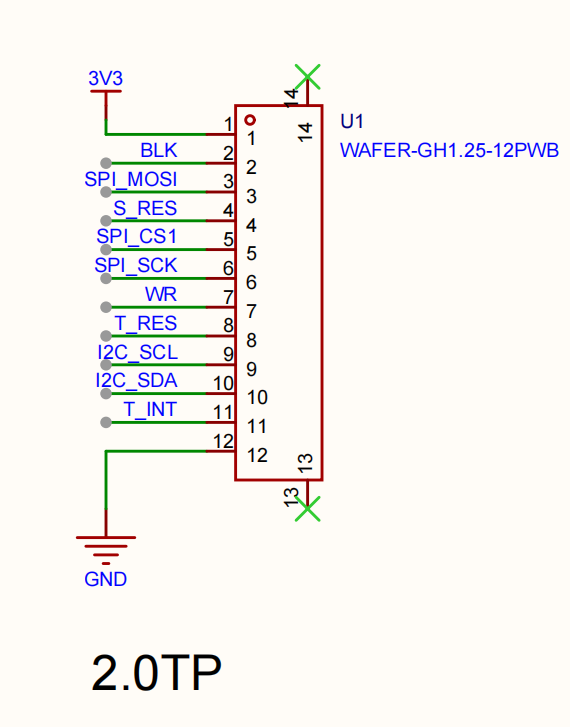
#> input picture archive/moce-v1-20261115/hardware/2.0TP引脚接线.png, 570 x 727 px
$ python build_lcd_logo.py '../archive/moce-v1-20261115/hardware/2.0TP引脚接线.png'
#> lines starting #> are read from the running program, lines starting #| are printed output that depends on the picture
#!/usr/bin/env python3
"""把 LOGO.png 转成 ST7789 彩色开机图：240×320 RGB565，RLE 压缩。

用法：
    python tools/build_lcd_logo.py [LOGO.png]

输出：stm32f407/main/app_lcd_logo.c
    const unsigned char g_lcd_logo_rle[]   每段 3 字节：RGB565 小端 + 计数(1..255)
    const unsigned int  g_lcd_logo_rle_size
    const uint16_t      g_lcd_logo_w/h

图片处理：alpha 合成到白底（透明背景不能变黑）、等比缩放进 240×320、
不裁切不变形、四周补白。
"""
from __future__ import annotations

import struct
import sys
from pathlib import Path

from PIL import Image

W, H = 240, 320
ROOT = Path(__file__).resolve().parents[1]
OUT = ROOT / "stm32f407" / "main" / "app_lcd_logo.c"


def to_rgb565(r: int, g: int, b: int) -> int:
    return ((r & 0xF8) << 8) | ((g & 0xFC) << 3) | (b >> 3)


def build_pixels(path: Path) -> bytes:
    img = Image.open(path)
#> img is the input picture: PIL image 570x727 RGB; mean R, G, B 246.7, 243.5, 240
    if img.mode in ("RGBA", "LA", "P"):
        img = img.convert("RGBA")
        bg = Image.new("RGBA", img.size, (255, 255, 255, 255))
        img = Image.alpha_composite(bg, img)
    img = img.convert("RGB")

    scale = min(W / img.width, H / img.height)
#> scale = 0.421
    nw = max(1, round(img.width * scale))
#> nw = 240
    nh = max(1, round(img.height * scale))
#> nh = 306
    img = img.resize((nw, nh), Image.LANCZOS)
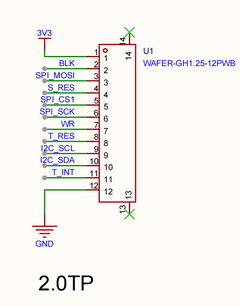
#> img: PIL image 240x306 RGB; mean R, G, B 246.2, 243.1, 239.8

    canvas = Image.new("RGB", (W, H), (255, 255, 255))
#> canvas: PIL image 240x320 RGB; every value is 255
    canvas.paste(img, ((W - nw) // 2, (H - nh) // 2))
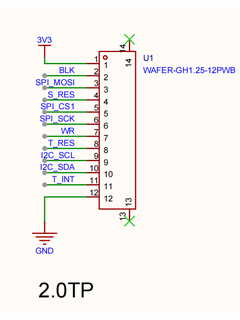
#> canvas: PIL image 240x320 RGB; mean R, G, B 246.6, 243.6, 240.5

    out = bytearray(W * H * 2)
    px = canvas.load()
    i = 0
    for y in range(H):
        for x in range(W):
            v = to_rgb565(*px[x, y])
            out[i] = v & 0xFF
            out[i + 1] = v >> 8
            i += 2
#> after the loop, i = 153600
    return bytes(out)


def rle_encode(raw: bytes) -> bytes:
    """RGB565 流 -> (color_lo, color_hi, count) 重复段。"""
    out = bytearray()
    n = len(raw) // 2
    i = 0
    while i < n:
        color = raw[i * 2] | (raw[i * 2 + 1] << 8)
        run = 1
        while (i + run < n and run < 255 and
               (raw[(i + run) * 2] | (raw[(i + run) * 2 + 1] << 8)) == color):
            run += 1
        out += struct.pack("<HB", color, run)
        i += run
    return bytes(out)


def write_c(rle: bytes) -> None:
    with open(OUT, "w", encoding="ascii", newline="\n") as f:
        f.write("/* auto-generated by tools/build_lcd_logo.py */\n")
        f.write("#include <stdint.h>\n\n")
        f.write("const unsigned int g_lcd_logo_rle_size = %d;\n" % len(rle))
        f.write("const uint16_t g_lcd_logo_w = %d;\n" % W)
        f.write("const uint16_t g_lcd_logo_h = %d;\n\n" % H)
        f.write("const unsigned char g_lcd_logo_rle[%d] = {\n" % len(rle))
        for i in range(0, len(rle), 16):
            f.write("    " + ",".join("0x%02x" % b for b in rle[i:i + 16]) + ",\n")
        f.write("};\n")


def main() -> None:
    src = Path(sys.argv[1]) if len(sys.argv) > 1 else ROOT / "LOGO.png"
    raw = build_pixels(src)
    rle = rle_encode(raw)
    write_c(rle)
    print("source : %s" % src)
    print("pixels : %dx%d RGB565 raw=%d bytes" % (W, H, len(raw)))
#| pixels : 240x320 RGB565 raw=153600 bytes
    print("rle    : %d bytes (%.1f%% of raw)" % (len(rle), 100.0 * len(rle) / len(raw)))
#| rle    : 29835 bytes (19.4% of raw)
    print("c file : %s" % OUT)


if __name__ == "__main__":
    main()

$ run again, on archive/moce-v1-20261115/hardware/ECW6700部分引脚接线2.png
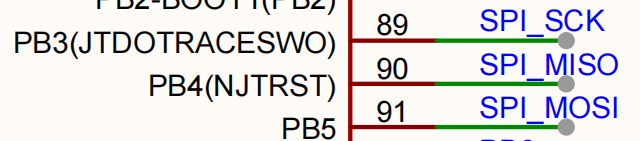
#> input picture archive/moce-v1-20261115/hardware/ECW6700部分引脚接线2.png, 640 x 141 px
#> in build_pixels, img is the input picture: PIL image 640x141 RGB; mean R, G, B 224.6, 221.7, 222.8
#> in build_pixels, `img = img.resize((nw, nh), Image.LANCZOS)`:
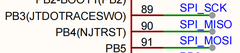
#> img: PIL image 240x53 RGB; mean R, G, B 222.7, 220.3, 222.4
#> in build_pixels, `canvas.paste(img, ((W - nw) // 2, (H - nh) // 2))`:
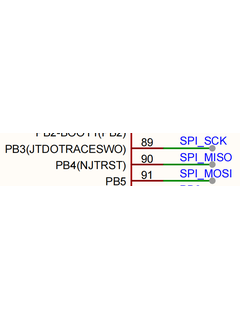
#> canvas: PIL image 240x320 RGB; mean R, G, B 249.7, 249.3, 249.6
#> after the loop in build_pixels, `for y in range(H):`: i = 153600
#| pixels : 240x320 RGB565 raw=153600 bytes
#| rle    : 16716 bytes (10.9% of raw)

$ run again, on archive/moce-v1-20261115/hardware/ECW6700部分引脚接线3.png
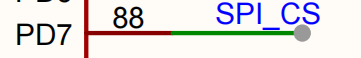
#> input picture archive/moce-v1-20261115/hardware/ECW6700部分引脚接线3.png, 361 x 58 px
#> in build_pixels, img is the input picture: PIL image 361x58 RGB; mean R, G, B 227.5, 224.1, 224.4
#> in build_pixels, `img = img.resize((nw, nh), Image.LANCZOS)`:
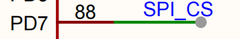
#> img: PIL image 240x39 RGB; mean R, G, B 227.3, 224.2, 224.8
#> in build_pixels, `canvas.paste(img, ((W - nw) // 2, (H - nh) // 2))`:
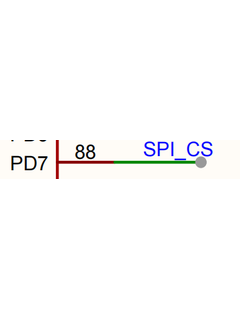
#> canvas: PIL image 240x320 RGB; mean R, G, B 251.6, 251.2, 251.3
#> after the loop in build_pixels, `for y in range(H):`: i = 153600
#| pixels : 240x320 RGB565 raw=153600 bytes
#| rle    : 7824 bytes (5.1% of raw)

$ run again, on archive/moce-v1-20261115/hardware/SD卡SPI引脚接线.png
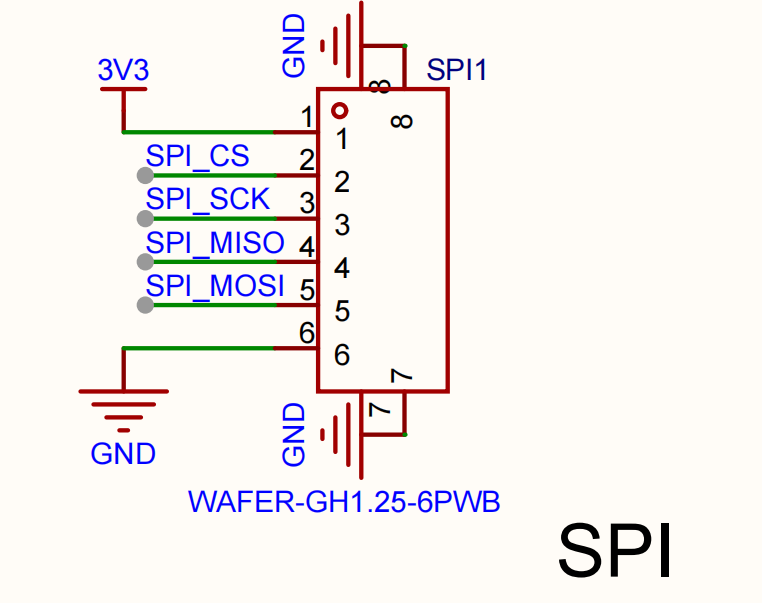
#> input picture archive/moce-v1-20261115/hardware/SD卡SPI引脚接线.png, 762 x 603 px
#> in build_pixels, img is the input picture: PIL image 762x603 RGB; mean R, G, B 244.4, 239.7, 238
#> in build_pixels, `img = img.resize((nw, nh), Image.LANCZOS)`:
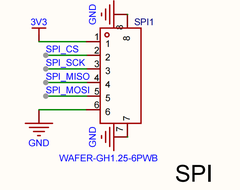
#> img: PIL image 240x190 RGB; mean R, G, B 243.7, 239, 237.9
#> in build_pixels, `canvas.paste(img, ((W - nw) // 2, (H - nh) // 2))`:
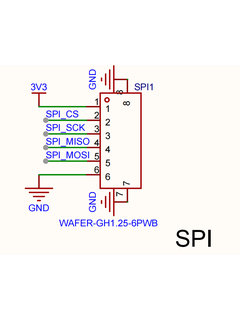
#> canvas: PIL image 240x320 RGB; mean R, G, B 248.3, 245.5, 244.8
#> after the loop in build_pixels, `for y in range(H):`: i = 153600
#| pixels : 240x320 RGB565 raw=153600 bytes
#| rle    : 23151 bytes (15.1% of raw)
